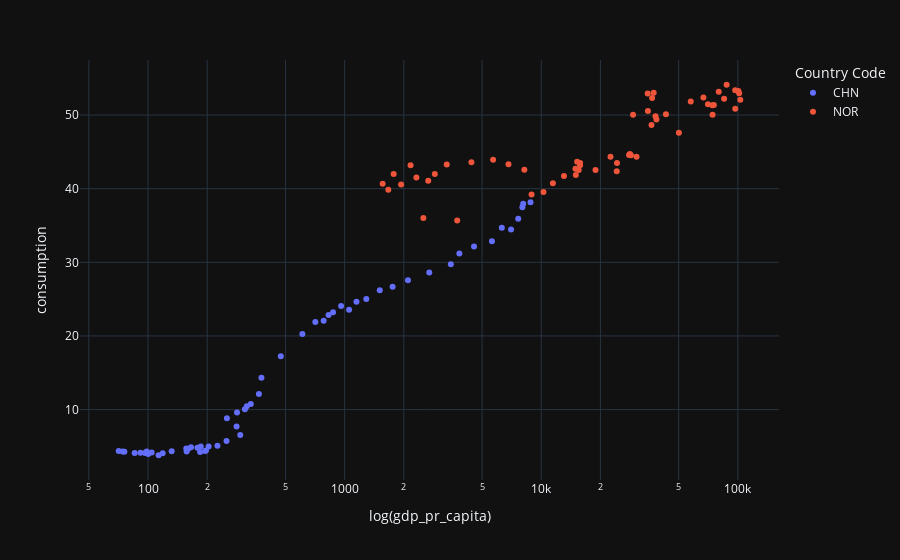

Notebook cell for this chart:
### Markdown cell above
The x axis is definitely out of proportion. It looks like there's some kind of log(x) relation. Let's try to log the x axis.

### Code cell
fig = px.scatter(df_plot,
                 x='gdp_pr_capita',
                 y='consumption',
                 color='Country Code',
                 log_x=True,
                 hover_name='Year')
fig.update_layout(
    xaxis=dict(
        title='log(gdp_pr_capita)'
    )
)
fig.show()
